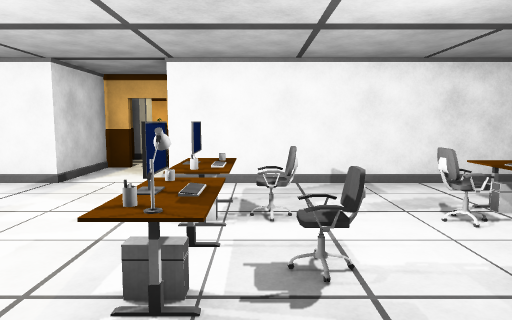
view 1 (above)

15 first-person views from a walk through a Unity game level. The camera is 1.5 m above the floor, tilts 6° down and sees 70° across. The floor is counted in squares, 1 m on a side. Each view is taken from the middle of a square. On the plan, view 1 faces up. The plan holds only what a view shows up to about 16 squares ahead; the rest is blank. The place goes on beyond the plan. The player is left out. Some animated figures are left out.

view 2
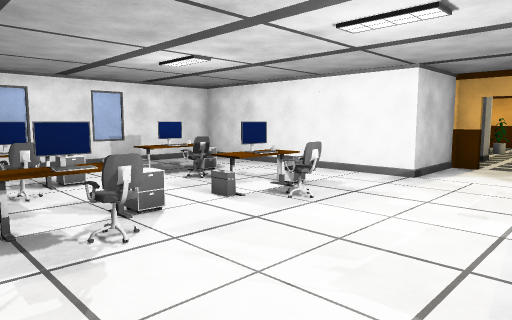

view 3
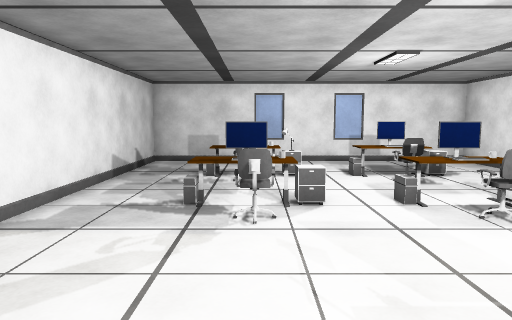

view 4
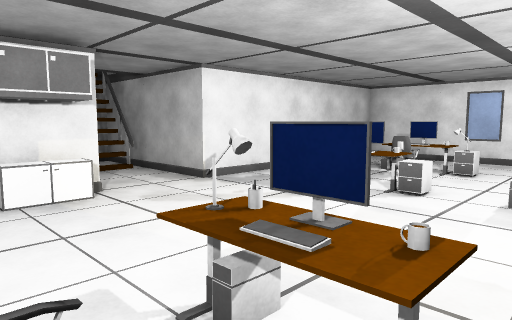

view 5
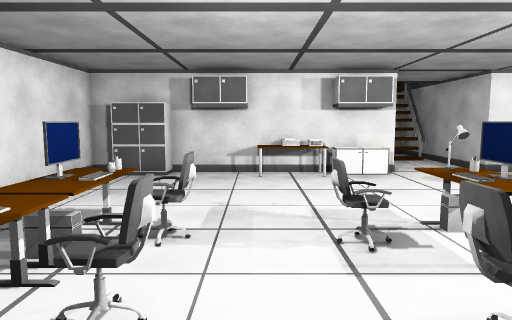

view 6
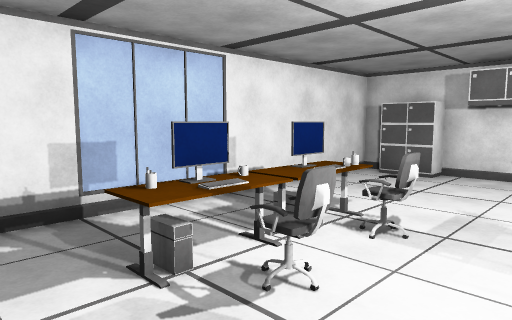

view 7
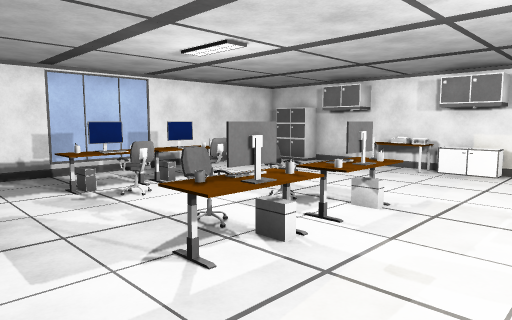

view 8
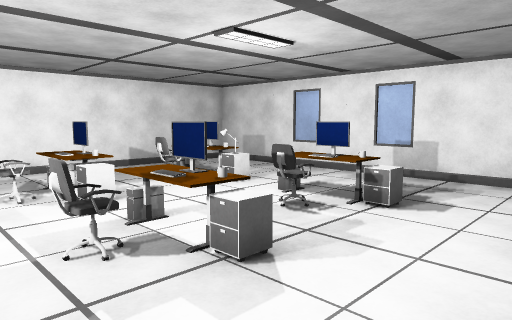

view 9
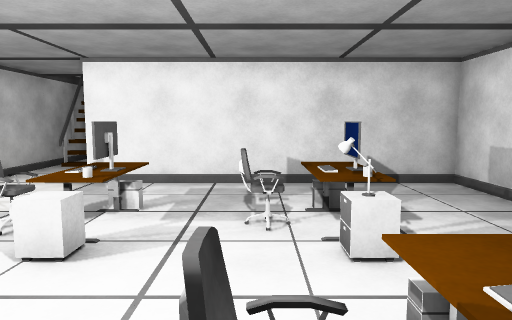

view 10
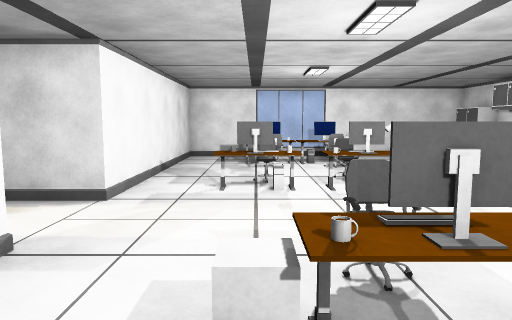

view 11
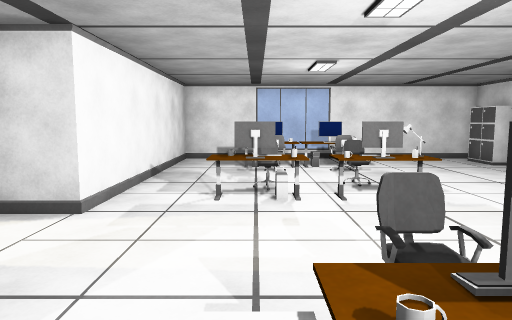

view 12
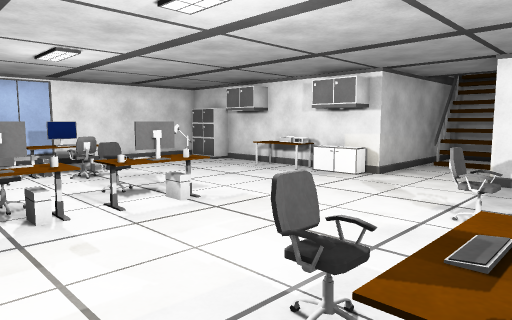

view 13
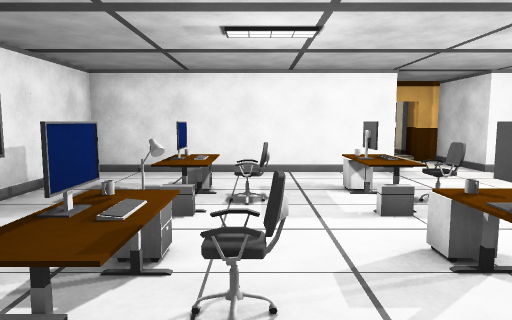

view 14
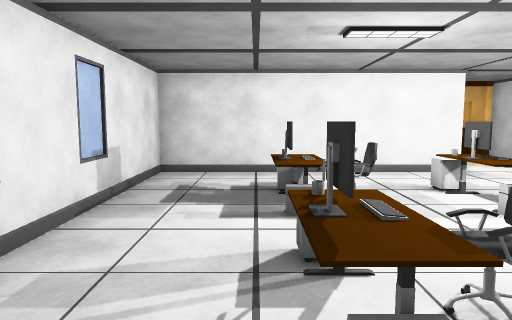

view 15
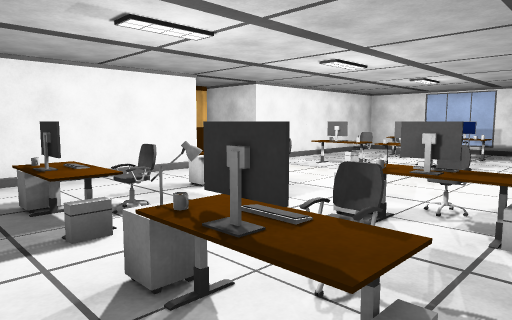

### Floor plan
Points are (right, up) in squares from view 1. A wall is a line through its corners. A room is listed if a view was taken in it or the views show most of it. See-through windows are left out.
Room 1 (views 1, 2, 3, 4, 5, 6, 7, 8, 9, 10, 11, 12, 13, 14, 15)
walls: (-4, 11.9) (-4.9, 11.9) (-4.9, 8.9) (-13.9, 8.9) (-13.9, -2.9) (-4.9, -2.9) (-4.9, -8.9); (-2, 11.9) (-2.9, 11.9); (-4.4, -6.3) (-4.4, -8.1); (-4, -7.5) (-2.5, -7.5); (-4.6, -7.8) (-2.5, -7.8); (6.2, -2.9) (6.9, -2.9) (6.9, 8.9) (-2.1, 8.9) (-2.1, 12); (-3.9, -8.1) (-2.6, -8.1); (-3.8, -8.3) (-2.6, -8.3) (-2.6, -6.3); (-2.1, -8.9) (-2.1, -2.9) (4.5, -2.9)
ways out: gap at (-3.5, 12)
objects: other object (-11, 0); monitor (-11, 1); other object (-11, 4); monitor (-11, 5); mug (-10, 1); cabinet (-10, 2); other object (-10, 3); keyboard (-10, 5); cabinet (-10, 6); chair (-9, 1); chair (-9, 5); monitor (-8, 1); monitor (-8, 5); mug (-7, 1); cabinet (-7, 2); mug (-7, 5); cabinet (-7, 6); other object (-6, 0); keyboard (-6, 1); other object (-6, 4); keyboard (-6, 5); chair (-5, 1); chair (-5, 5); monitor (-2, 6); cabinet (-1, -3) to (0, -2); keyboard (-1, 3); mug (-1, 4); other object (-1, 5); keyboard (-1, 6); mug (-1, 7); chair (0, 6); other object (1, -3) to (1, -2); chair (1, 3) to (1, 4); other object (2, -2); chair (3, 3) to (3, 4); chair (3, 5) to (3, 6); other object (4, 2); other object (4, 3); keyboard (4, 4); other object (4, 5); keyboard (4, 6); cabinet (5, -3) to (6, -2); other object (5, 3) to (5, 4); other object (5, 5) to (5, 6)

Positions as (right, up) in squares from view 1, and headings:
1: (0, 0), facing up
2: (-1, -1), facing up-left
3: (0, 1), facing left
4: (1, 5), facing down-left
5: (2, 8), facing down
6: (1, 8), facing down-right
7: (-4, 9), facing down-right
8: (-4, 9), facing down-left
9: (-9, 6), facing down
10: (-9, 6), facing right
11: (-8, 6), facing right
12: (-7, 7), facing down-right
13: (-9, -2), facing up
14: (-11, -2), facing up
15: (-12, -1), facing up-right
